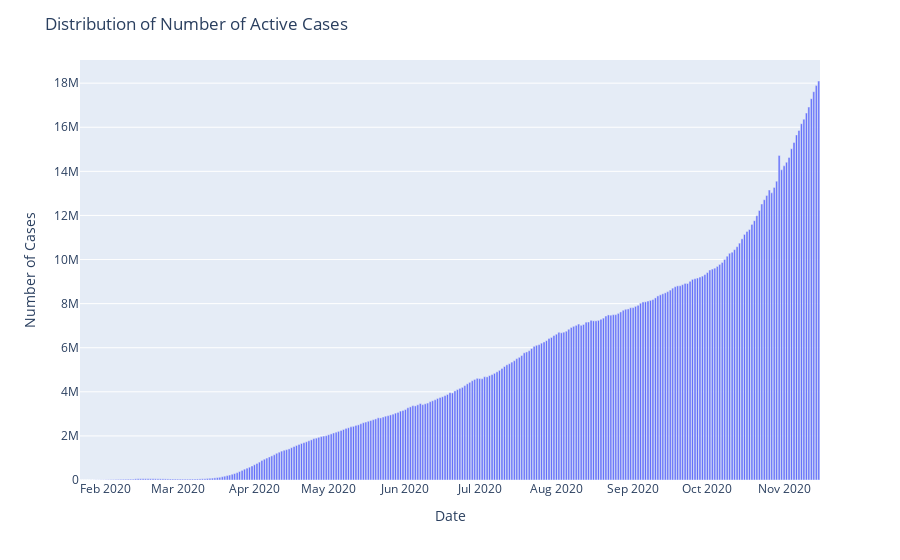

Notebook cell for this chart:
### Code cell
# Plotting distribution of active cases over time
fig = px.bar(x=datewise.index, y=datewise["Confirmed"] - datewise["Recovered"] - datewise["Deaths"])
fig.update_layout(title="Distribution of Number of Active Cases", xaxis_title="Date", yaxis_title="Number of Cases",)
fig.show()

### Figure 1 — Plotly figure (JSON) as saved in the notebook; plotly's stock layout.template omitted (floating-point values rounded to 4 significant figures; data arrays with more than 128 entries replaced by an {"elided": "..."} marker saying what was removed)
{"data": [{"alignmentgroup": "True", "hovertemplate": "x=%{x}<br>y=%{y}<extra></extra>", "legendgroup": "", "marker": {"color": "#636efa", "pattern": {"shape": ""}}, "name": "", "offsetgroup": "", "orientation": "v", "showlegend": false, "textposition": "auto", "type": "bar", "x": {"elided": "299 str values"}, "xaxis": "x", "y": {"elided": "299 int values"}, "yaxis": "y"}], "layout": {"barmode": "relative", "legend": {"tracegroupgap": 0}, "margin": {"t": 60}, "title": {"text": "Distribution of Number of Active Cases"}, "xaxis": {"anchor": "y", "domain": [0, 1], "title": {"text": "Date"}}, "yaxis": {"anchor": "x", "domain": [0, 1], "title": {"text": "Number of Cases"}}}}
